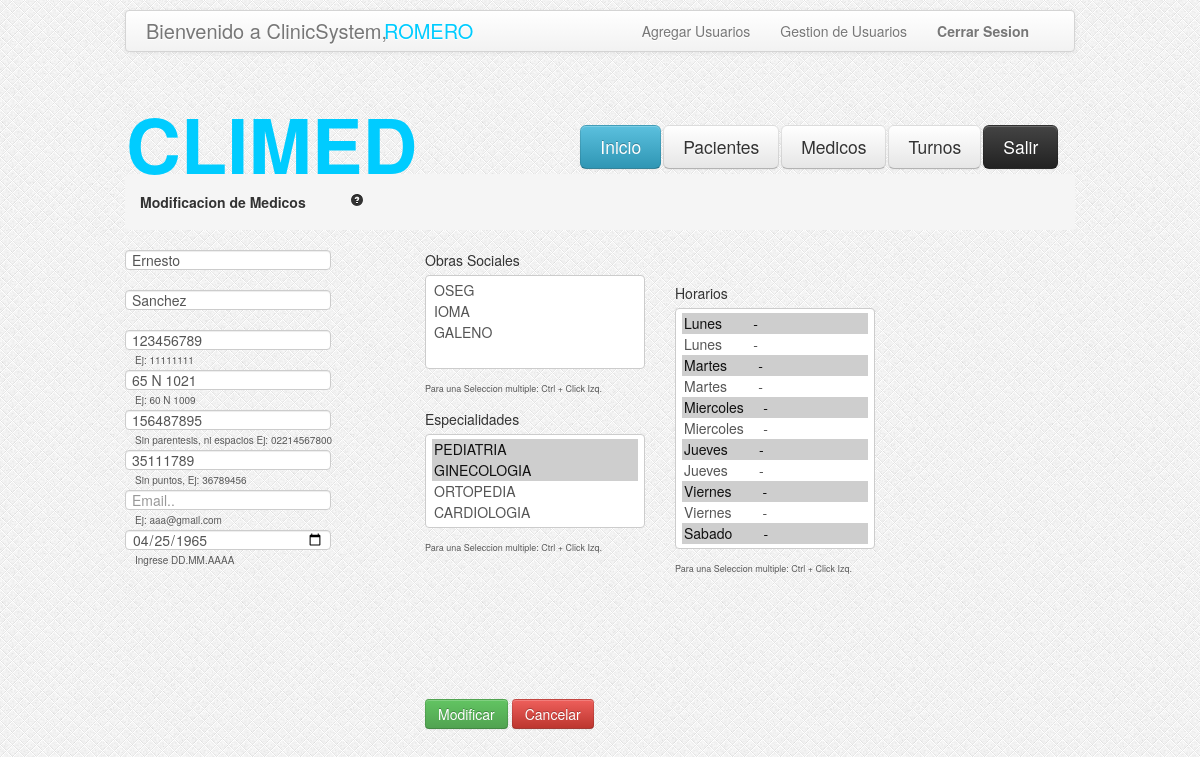
The page /CargaMedico.php?idmedico=1 (signed in) on the database its author committed.
### tables this page shows
CREATE TABLE IF NOT EXISTS `medicos` (
  `idmedico` int(11) NOT NULL AUTO_INCREMENT,
  `nombre` varchar(100) NOT NULL,
  `apellido` varchar(100) NOT NULL,
  `nromatricula` int(11) NOT NULL,
  `email` varchar(100) NOT NULL,
  `telefono` int(25) NOT NULL,
  `fechaNac` date NOT NULL,
  `dni` int(11) NOT NULL,
  `direccion` varchar(255) DEFAULT NULL,
  `activo` tinyint(1) NOT NULL DEFAULT '1',
  PRIMARY KEY (`idmedico`)
);

### CargaMedico.php (the view, shortened to what this page needs)
<head>
	<link rel="stylesheet" type="text/css" href="css/estilo.css"/>
	<link rel="stylesheet" type="text/css" href="css/bootstrap.css"/>
	<link rel="stylesheet" type="text/css" href="css/bootstrap-responsive.css"/>
</head>
<body style="background-image:url('images/bg.png')">
 	<?php include_once('header.php'); ?>
	<div class="encapsulador">
		<ul class="breadcrumb">
			<li>
				<h5>Modificacion de Medicos <a href="#" style="margin-left: 40px;"><i class="icon-question-sign"></i></a></h5>
			</li>
		</ul>
		<?php
			if(isset($_GET['idmedico'])){
				$queryMedico = "SELECT * FROM medicos WHERE idmedico = ".$_GET['idmedico']."";
				$resultadoQueryMedico = mysql_query($queryMedico);
				$medico = mysql_fetch_array($resultadoQueryMedico);
	   ?>
		<div id="form-modificacion-medicos">
			<form class="form-horizontal" method="POST" action="ModificarMedico.php" enctype="multipart/form-data" >
				<div class="control-group" >
						<input class="namee" name="nombre" type="text" maxlength="50" placeholder="Nombre.." value="<?php echo $medico['nombre'];?>">
					</div>
					<div class="control-group">
						<input class="apellidoo" name="apellido" type="text" maxlength="50" placeholder="Apellido.." value="<?php echo $medico['apellido'];?>">
					</div>
					<div class="control-group">
						<input class="nromatriculaa" name="nromatricula" type="text" maxlength="9" placeholder="NroMatricula.." value="<?php echo $medico['nromatricula'];?>">
						<span class="help-block" style= "margin-left: 10px; margin-top: 0px; font-size: 10px;margin-bottom: -20px;">Ej: 11111111</span>
					</div>
					<div class="control-group">
						<input class="dirr" name="dir" type="text" maxlength="150" placeholder="Direccion.." value="<?php echo $medico['direccion'];?>">
						<span class="help-block" style= "margin-left: 10px; margin-top: 0px; font-size: 10px;margin-bottom: -20px;">Ej: 60 N 1009</span>
					</div>
					<div class="control-group">
						<input class="tell" name="tel" type="text" maxlength="25" placeholder="Telefono.." value="<?php echo $medico['telefono'];?>">
						<span class="help-block" style= "margin-left: 10px; margin-top: 0px; font-size: 10px;margin-bottom: -20px;">Sin parentesis, ni espacios Ej: 02214567800</span>
					</div>
					<div class="control-group">
						<input class="dnii" name="dni" type="text" maxlength="9" placeholder="DNI.." value="<?php echo $medico['dni'];?>">
						<span class="help-block" style= "margin-left: 10px; margin-top: 0px; font-size: 10px;margin-bottom: -20px;">Sin puntos, Ej: 36789456</span>
					</div>
					<div class="control-group">
						<input class="emaill" name="email" type="email" maxlength="35" placeholder="Email.." value="<?php echo $medico['email'];?>">
						<span class="help-block" style= "margin-left: 10px; margin-top: 0px; font-size: 10px;margin-bottom: -20px;">Ej: aaa@gmail.com</span>
					</div>
					<div class="control-group">
						<input class="fecnacc" name="fecnac" type="date" min="1900-01-01" max="2013-06-01" placeholder="Fecha de Nacimiento.." value="<?php echo $medico['fechaNac'];?>">
						<span class="help-block" style= "margin-left: 10px; margin-top: 0px; font-size: 10px;margin-bottom: -20px;">Ingrese DD.MM.AAAA</span>
					</div>
				<div style="margin-left: 300px;margin-top: -320px;">
					<label>Obras Sociales</label>
					<select multiple="multiple" id="obra" name="obra[]">
					<?php
						$queryObrasResto = "SELECT o.nombre, o.idobra
									 FROM obrasociales as o
									 WHERE o.nombre not in   (SELECT o.nombre
															  FROM med_obrasocial as mo
															  INNER JOIN obrasociales as o ON o.idobra = mo.idobra
															  INNER JOIN medicos as m ON m.idmedico = mo.idmedico
															  WHERE m.idmedico=".$_GET['idmedico'].")
									AND o.activo = 1";
						$resultadoQueryObrasResto = mysql_query($queryObrasResto);
						while ($obrasResto = mysql_fetch_array($resultadoQueryObrasResto)) {
					?>
							<option value="<?php echo $obrasResto["idobra"];?>"><?php echo $obrasResto["nombre"]; ?></option>
					<?php
						}
					?>
					</select>
					<span class="help-block" style="font-size: 9px;"> Para una Seleccion multiple: Ctrl + Click Izq.</span>
				</div>
				<div style="margin-left: 300px;margin-top: 10px;">
				<label>Especialidades</label>
				<select multiple="multiple" id="especialidad" name="especialidad[]">
				<?php
					$queryEspecialidadesMedico = "	SELECT 	e.nombre,
															e.idespecialidad
													FROM
															med_esp as me
													INNER JOIN especialidades as e on e.idespecialidad = me.idespecialidad
													WHERE  me.idmedico=".$_GET['idmedico']." ";
					$resultadoQueryEspecialidadesMedico = mysql_query($queryEspecialidadesMedico);
					while ($especialidad = mysql_fetch_array($resultadoQueryEspecialidadesMedico)) {
				?>
						<option selected="selected" value="<?php echo $especialidad["idespecialidad"];?>"><?php echo $especialidad["nombre"]; ?></option>
				<?php
					}
					$consultaEsp = "SELECT	e.nombre,
											e.idespecialidad
									FROM
											especialidades as e
									WHERE e.nombre not in   (SELECT
																	esp.nombre
															 FROM
																	med_esp as me
															 INNER JOIN especialidades as esp ON esp.idespecialidad = me.idespecialidad
														     WHERE me.idmedico=".$_GET['idmedico'].")";
					$resultadoConsultaEsp = mysql_query($consultaEsp);
					while ($especialidad = mysql_fetch_array($resultadoConsultaEsp)) {
				?>
						<option value="<?php echo $especialidad["idespecialidad"];?>"><?php echo $especialidad["nombre"]; ?></option>
				<?php
					}
					?>
				</select>
				<span class="help-block" style="font-size: 9px;"> Para una Seleccion multiple: Ctrl + Click Izq.</span>
				</div>
				<div style="margin-left: 550px;margin-top: -275px;";>
					<label>Horarios</label>
					<select multiple="multiple" id="horarios" name="horarios[]" size='11' style="width: 200px;">
					<?php
						$queryMedicoHorario = "SELECT h.idhorario
											   FROM horarios AS h
											   INNER JOIN med_hor AS mh on mh.idhorario = h.idhorario
											   WHERE  mh.idmedico=".$_GET['idmedico']." ";
						$resultadoQueryMedicoHorario = mysql_query($queryMedicoHorario);
						$hor = array();
						while ($medicoHorario = mysql_fetch_array($resultadoQueryMedicoHorario)) {
							$hor[] = $medicoHorario['idhorario'];
						}
						$queryHorariosResto = "SELECT h.idhorario, h.dia, TIME_FORMAT(h.horaIn,'%H:%m') as horaIn , TIME_FORMAT(h.horaOut,'%H:%m') as horaOut
											   FROM horarios as h
											   WHERE h.idhorario ";
						$resultadoQueryHorarioResto = mysql_query($queryHorariosResto);
						while ($horarioResto = mysql_fetch_array($resultadoQueryHorarioResto)) {
							if( in_array($horarioResto['idhorario'], $hor) ){
								if ($horarioResto["dia"] == 'Miercoles'){ ?>
									<option selected="selected" value="<?php echo $horarioResto["idhorario"];?>"><?php echo $horarioResto["dia"]."&nbsp&nbsp&nbsp&nbsp".$horarioResto["horaIn"]." - ".$horarioResto["horaOut"]?></option>
						<?php	}else{ ?>
									<option selected="selected" value="<?php echo $horarioResto["idhorario"];?>"><?php echo $horarioResto["dia"]."&nbsp&nbsp&nbsp&nbsp&nbsp&nbsp&nbsp".$horarioResto["horaIn"]." - ".$horarioResto["horaOut"]?></option>
						<?php	 }
							}else{
								if ($horarioResto["dia"] == 'Miercoles'){ ?>
									<option value="<?php echo $horarioResto["idhorario"];?>"><?php echo $horarioResto["dia"]."&nbsp&nbsp&nbsp&nbsp".$horarioResto["horaIn"]." - ".$horarioResto["horaOut"]?></option>
						<?php   } else { ?>
									<option value="<?php echo $horarioResto["idhorario"];?>"><?php echo $horarioResto["dia"]."&nbsp&nbsp&nbsp&nbsp&nbsp&nbsp&nbsp".$horarioResto["horaIn"]." - ".$horarioResto["horaOut"]?></option>
						<?php   }
							}
						}
					?>
					</select>
						<span class="help-block" style="font-size: 9px;"> Para una Seleccion multiple: Ctrl + Click Izq.</span>
				</div>
				<div style="margin-left:300px;margin-top: 120px;">
					<a data-toggle="modal" role="button" href="#modificar" class="btnsubmit btn-success">Modificar</a>
					<a data-toggle="modal" role="button" href="#cancelar" class="btn btn-danger">Cancelar</a>
				</div>
			</form>
		</div>
		<?php
			}
		?>
	</div>
</body>
</html>

### css/estilo.css (style rules this page uses)
.encapsulador { width:950px; height:auto; margin: auto; }

### rows shown on the page
medicos: nombre "Ernesto", apellido "Sanchez", nromatricula "123456789", dir "65 N 1021", tel "156487895", dni "35111789", fecnac "04/25/1965"

### other values the page prints
$usuario "ROMERO"
form field value "PEDIATRIA ☑ / GINECOLOGIA ☑ / ORTOPEDIA / CARDIOLOGIA"
form field value "Lunes - ☑ / Lunes - / Martes - ☑ / Martes - / Miercoles - ☑ / Miercoles - / Jueves - ☑ / Jueves - / Viernes - ☑ / Viernes - / Sabado - ☑"
